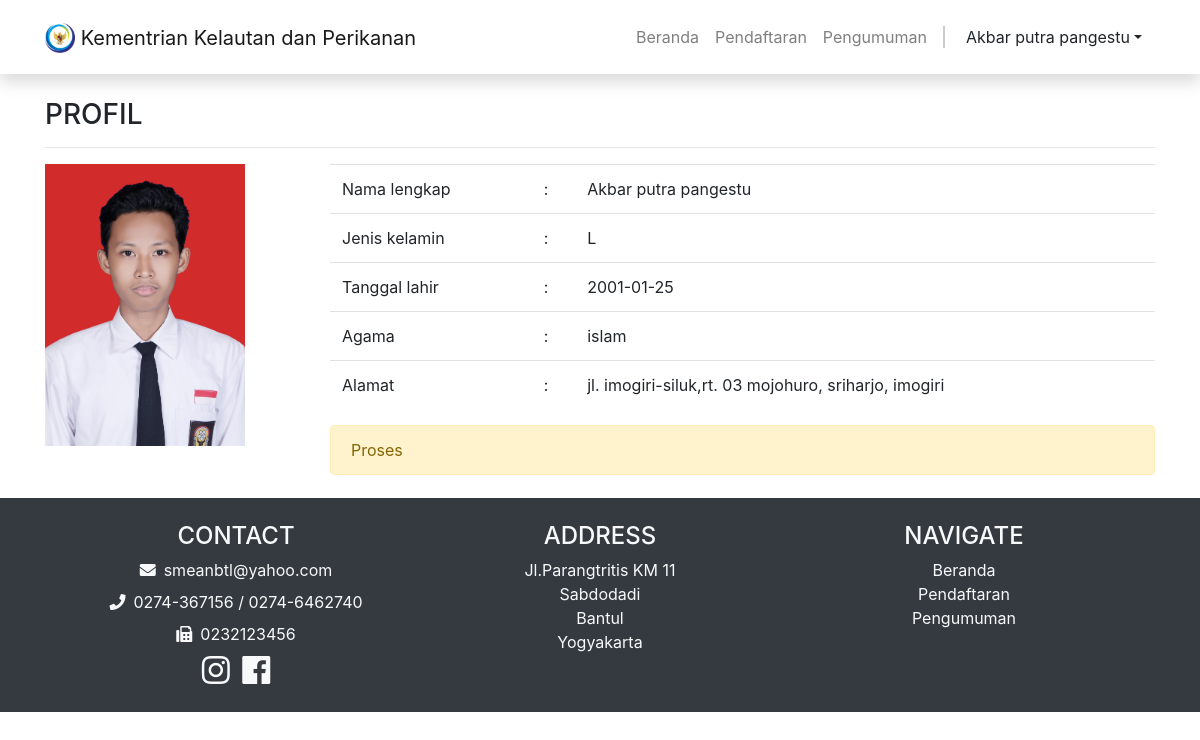
Before: /views/pendaftar?profil (signed in) with the older database file.
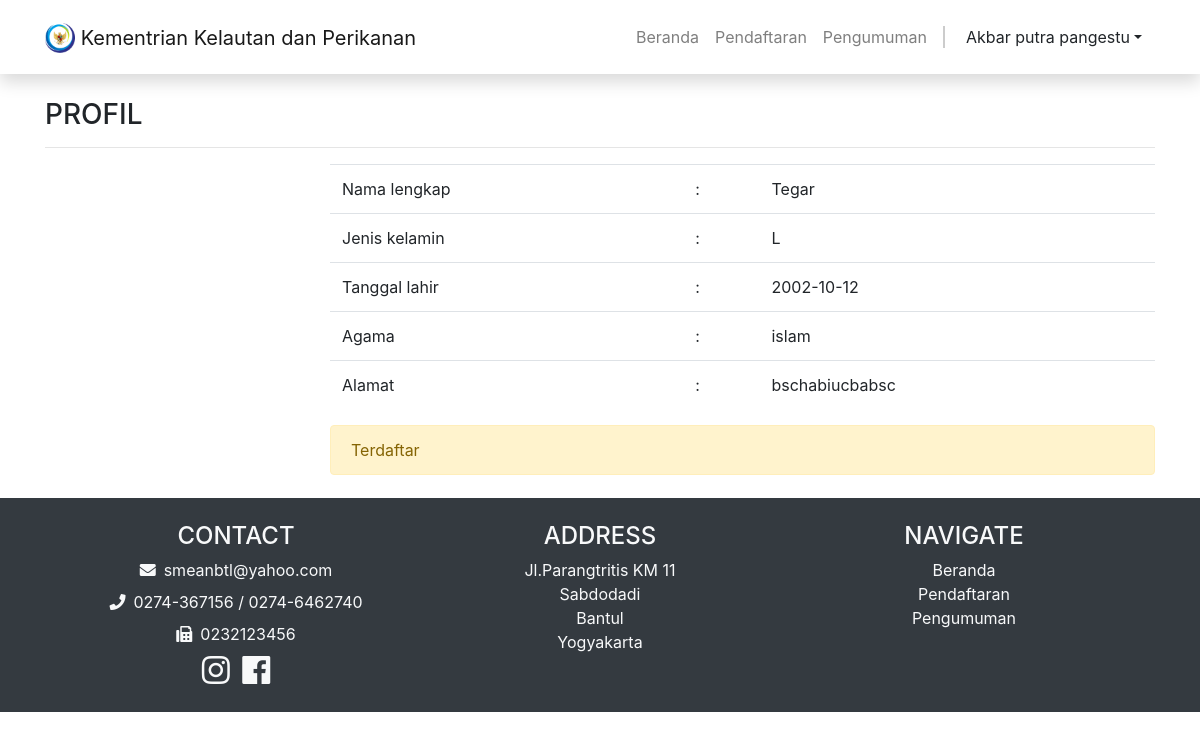
After: the same page with the newer database file.
### tables this page shows
CREATE TABLE `pendaftar` (
  `no_pendf` int(11) NOT NULL,
  `id` int(11) NOT NULL,
  `nik` varchar(16) NOT NULL,
  `nama` varchar(25) NOT NULL,
  `kelamin` enum('L','P') NOT NULL,
  `tempat_lhr` varchar(50) NOT NULL,
  `tgl_lhr` date NOT NULL,
  `agama` varchar(10) NOT NULL,
  `alamat` text NOT NULL,
  `pendidikan` varchar(50) NOT NULL,
  `formasi_jabatan` varchar(50) NOT NULL,
  `id_berkas` int(11) NOT NULL,
  `status` int(1) NOT NULL
);

CREATE TABLE `berkas` (
  `id_berkas` int(11) NOT NULL,
  `foto` varchar(255) NOT NULL,
  `ktp` varchar(255) NOT NULL,
  `vaksin` varchar(255) NOT NULL,
  `ijazah` varchar(255) NOT NULL
);

### views/pendaftar/profile.php (the view)
<div class="container mt-4">
    <h3>PROFIL</h3>
    <hr>
    <?php
        include "../../controller/connect.php";
        $query = mysqli_query($connect, "SELECT * FROM pendaftar p JOIN berkas b ON b.id_berkas=p.id_berkas");
        $data = mysqli_fetch_assoc($query);
    ?>
    <div class="row">
        <div class="col-3">
            <img src="../../berkas/<?= $data['foto'] ?>" alt="" width="200">
        </div>
        <div class="col">
            <table class="table">
                <tr>
                    <td>Nama lengkap</td>
                    <td>:</td>
                    <td><?= $data['nama'] ?></td>
                </tr>
                <tr>
                    <td>Jenis kelamin</td>
                    <td>:</td>
                    <td><?= $data['kelamin'] ?></td>
                </tr>
                <tr>
                    <td>Tanggal lahir</td>
                    <td>:</td>
                    <td><?= $data['tgl_lhr'] ?></td>
                </tr>
                <tr>
                    <td>Agama</td>
                    <td>:</td>
                    <td><?= $data['agama'] ?></td>
                </tr>
                <tr>
                    <td>Alamat</td>
                    <td>:</td>
                    <td><?= $data['alamat'] ?></td>
                </tr>
            </table>
            <?php
                if ($data['status'] == '0') {
                    echo "<div class='alert alert-warning' role='alert'>Proses</div>";
                } else {
                    echo "<div class='alert alert-warning' role='alert'>Terdaftar</div>";
                }
            ?>
        </div>
    </div>
</div>

Changed rows visible on the page:
changed pendaftar "islam": nama "Akbar putra pangestu" → "Tegar"; tgl_lhr "2001-01-25" → "2002-10-12"; alamat "jl. imogiri-siluk,rt. 03 mojohuro, sriharjo, imogiri" → "bschabiucbabsc"; status 0 → 1 (drawn); id_berkas.foto: picture removed
Other visible differences:
text no longer shown: "Proses"
text now shown: "Terdaftar"
